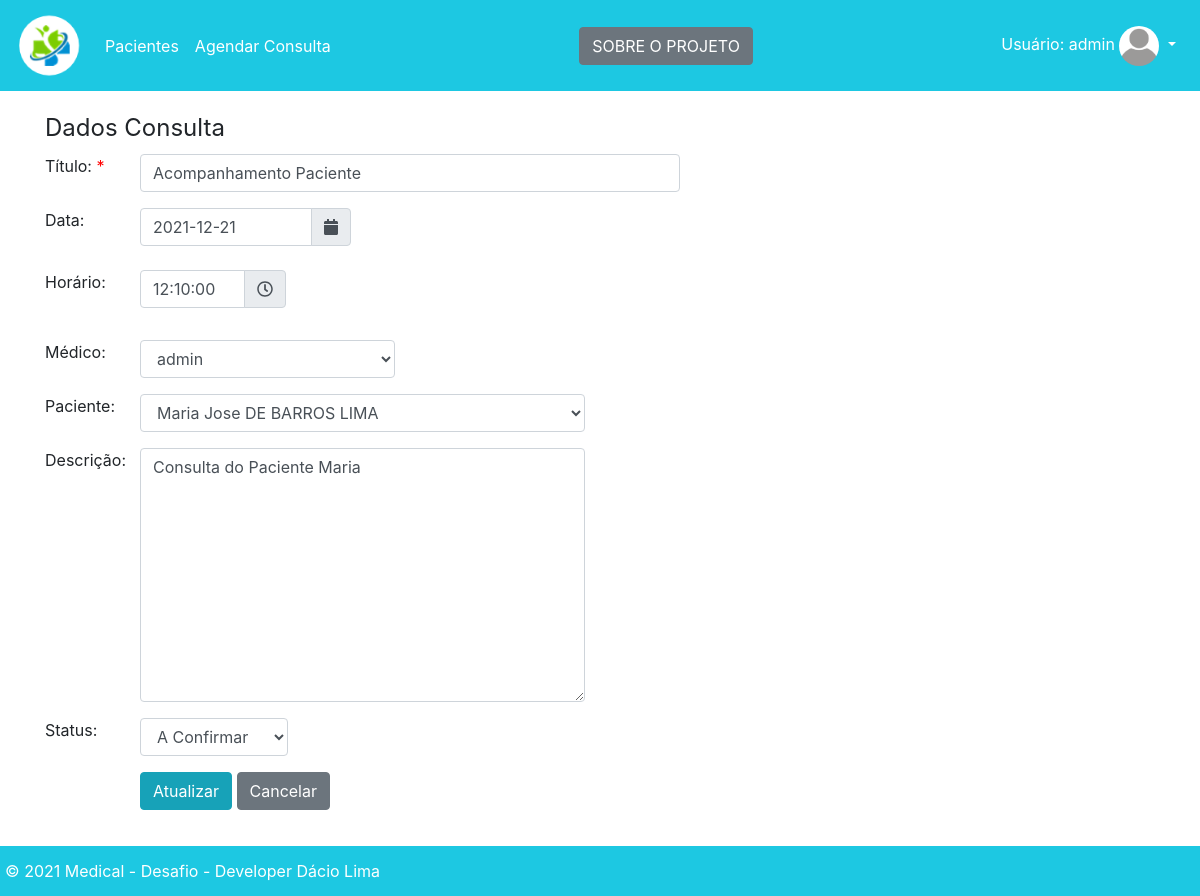
Page /appointment-update/4 (signed in) on the committed database.
### core/models.py (models this page shows, shortened)
class DoctorUser(AbstractUser):
    bio = models.TextField()
    created_at = models.DateTimeField(auto_now_add=True)
    updated_at = models.DateTimeField(auto_now=True)

class Appointment(models.Model):
    STATUS_CHOICE = (
        ("not_confirme", "A Confirmar"),
        ("confirmed", "Confirmado"),
        ("done", "Finalizado"),
    )
    title = models.CharField(max_length=40, blank=False)
    date = models.DateField(null=False, blank=False)
    time = models.TimeField(null=False)
    description = models.TextField()
    status = models.CharField(max_length=20, choices=STATUS_CHOICE)
    doctor = models.ForeignKey(DoctorUser, on_delete=models.CASCADE)
    patient = models.ForeignKey(Patient, on_delete=models.CASCADE, related_name="app")
    created_at = models.DateTimeField(auto_now_add=True)
    updated_at = models.DateTimeField(auto_now=True)
    class Meta:
        verbose_name = "appointment"
        verbose_name_plural = "appointments"
        ordering = ["-id"]

### core/views.py (the view)
# urls.py: path("appointment-update/<int:id>", appointment_update, name="appointment_update"),
@login_required
def appointment_update(request, id):
    appointment = get_object_or_404(Appointment, id=id)
    form = AppointmentForm(request.POST or None, instance=appointment)
    print(request.POST)
    if form.is_valid():
        form.save()
        return redirect("core:appointments")
    return render(request, "core/appointment_edit.html", {"form": form})

### core/models.py (called while the page is built)
    def __str__(self):
        return self.name

### core/templates/core/appointment_edit.html (shortened to what this page needs)
{% extends "base.html" %}
{% load bootstrap4 %}
{% load crispy_forms_tags %}
{% block content %}
<div class="container">
  <form action="{{appointment.id}}" method="POST">
    <fieldset class="sessao">
      <legend  class="w-auto dp">Dados Consulta</legend>
      <div class="form-group">
        <div class="row">
          <label class="col-sm-1" for="Title">Título: <h11>*</h11></label>
          <div class="col-sm-6">
                {{ form.title }}
          </div>
        </div></div>
      <div class="form-group">
        <div class="row">
                    <label class="col-sm-1" for="datetimepicker1">Data: </label>
          <div class="col-auto">
            <div class="input-group mb-2">
          <div class="input-group date" id="datetimepicker1" data-target-input="nearest">
                    {{ form.date }}
                    <div class="input-group-append" data-target="#datetimepicker1" data-toggle="datetimepicker">
                        <div class="input-group-text"><i class="fa fa-calendar"></i></div>
                    </div>
                </div>
            </div>
          </div>
        </div>
      </div>
      <div class="form-group">
        <div class="row">
                    <label class="col-sm-1" for="Time">Horário: </label>
          <div class="col-auto">
            <div class="input-group mb-3">
              {{ form.time }}
              <div class="input-group-append" data-target="#datetimepicker1" data-toggle="datetimepicker">
                        <div class="input-group-text"><i class="far fa-clock"></i></div>
                    </div>
            </div>
          </div>
        </div>
      </div>
      <div class="form-group">
        <div class="row">
          <label class="col-sm-1 control-label" for="Doctor">Médico: </label>
          <div class="col-sm-3">
            {{ form.doctor }}
          </div>
        </div>
      </div>
      <div class="form-group">
        <div class="row">
          <label class="col-sm-1 control-label" for="Patient">Paciente: </label>
          <div class="col-sm-5">
            {{ form.patient }}
          </div>
        </div>
      </div>
      <div class="form-group">
        <div class="row">
          <label class="col-sm-1 control-label" for="Description">Descrição: </label>
          <div class="col-sm-5">
            {{ form.description }}
          </div>
        </div>
      </div>
      <div class="form-group">
        <div class="row">
          <label class="col-sm-1 control-label" for="Status">Status: </label>
          <div class="col-sm-5">
            {{ form.status }}
          </div>
        </div>
      </div>
    </fieldset>
    <div class="form-group row">
      <label class="col-sm-1 col-form-label"></label>
      <div class="col-sm-4 for">
        <button type="submit" class="btn btn-info">Atualizar</button>
        <a href="{% url 'core:appointments' %}" class="btn btn-secondary">Cancelar</a>
      </div>
    </div>
  </form>
</div>
{% endblock %}

### core/templates/base.html (shortened to what this page needs)
{% load static %}
{% load bootstrap4 %}
<!DOCTYPE html>
<html lang="pt-br">
<head>
    <link href="https://cdnjs.cloudflare.com/ajax/libs/font-awesome/5.9.0/css/all.min.css" rel="stylesheet">
    <link href="{% static 'css/styles.css' %}" rel="stylesheet">
    <link href="{% static 'css/bootstrap-clockpicker.min.css' %}" rel="stylesheet">
      <link rel="stylesheet" href="//code.jquery.com/ui/1.12.1/themes/base/jquery-ui.css">
</head>
<body>
<nav class="navbar navbar-expand-lg navbar-dark  bg-med fixed-top">
    <a class="navbar-brand" href="{% url 'core:index' %}"><img src="{% static 'img/logo.png' %}" alt="Logo" width="65" height="65"></a>
    {% if user.is_authenticated %}
    <ul class="navbar-nav   mr-auto">
        <li class="nav-item active">
            <a class="nav-link" href="{% url 'core:patients' %}">Pacientes <span class="sr-only">(current)</span></a>
        </li>
        <li class="nav-item active">
            <a class="nav-link" href="{% url 'core:appointments' %}">Agendar Consulta <span class="sr-only">(current)</span></a>
        </li>
    </ul>
    <div class="collapse navbar-collapse " id="navbarNavDropdown">
        <ul class="navbar-nav ml-auto ">
            <li class="nav-item">
                <a class="btn btn-secondary" data-toggle="modal" data-target=".resumo-modal-xl">SOBRE O PROJETO</a>
            </li>
        </ul>
        <ul class="navbar-nav ml-auto ">
            <li class="nav-item dropdown">
                <a class="nav-link dropdown-toggle active" href="#" role="button" data-toggle="dropdown" aria-haspopup="true" aria-expanded="false">
                    Usuário: {{ user.username }}
                    <img src="{% static 'img/avatar.png' %}" width="40" height="40" class="rounded-circle">
                </a>
            </li>
        </ul>
        {% endif %}
    </div>
</nav>
{% block content %} {% endblock %}
<footer class="footer bg-med fixed-bottom">
    <ul class="navbar-nav mr-auto mt-2 mt-lg-0">
        <li class="nav-item">
            <p class="nav-link">&copy; 2021 Medical - Desafio - Developer Dácio Lima </p>
        </li>
    </ul>
</footer>
{% bootstrap_css %}
</body>
</html>

### core/static/css/styles.css (style rules this page uses)
body { padding-top:110px; padding-bottom:70px; }
h11 { color:red; }
.footer { height: 50px; bottom: 0px; left: 0px; right: 0px; margin-bottom: 0px; }
.footer p { margin: 5px 5px 5px 5px; color: #FFFFFF; }

### rows in the picture
DoctorUser: username "admin"
Appointment: title "Acompanhamento Paciente", date "2021-12-21", time "12:10:00", doctor "admin", patient "Maria Jose DE BARROS LIMA", description "Consulta do Paciente Maria", status "A Confirmar"
